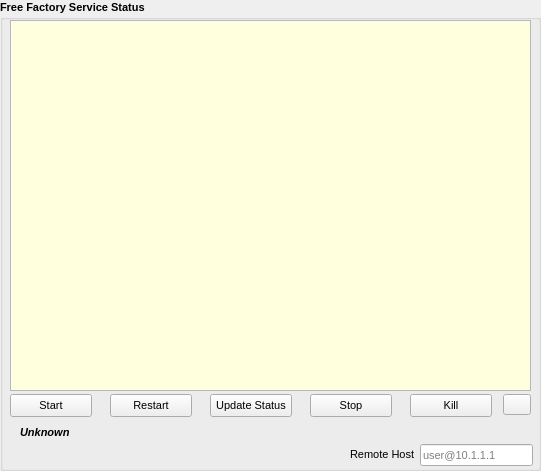
     <widget class="QGroupBox" name="groupBox_5">
      <property name="geometry">
       <rect>
        <x>530</x>
        <y>160</y>
        <width>541</width>
        <height>471</height>
       </rect>
      </property>
      <property name="font">
       <font>
        <pointsize>8</pointsize>
        <italic>false</italic>
        <bold>true</bold>
       </font>
      </property>
      <property name="title">
       <string>Free Factory Service Status</string>
      </property>
      <widget class="QListWidget" name="listNotifyServiceStatus">
       <property name="geometry">
        <rect>
         <x>10</x>
         <y>20</y>
         <width>521</width>
         <height>371</height>
        </rect>
       </property>
       <property name="palette">
        <palette>
         <active>
          <colorrole role="Base">
           <brush brushstyle="SolidPattern">
            <color alpha="255">
             <red>255</red>
             <green>255</green>
             <blue>221</blue>
            </color>
           </brush>
          </colorrole>
         </active>
         <inactive>
          <colorrole role="Base">
           <brush brushstyle="SolidPattern">
            <color alpha="255">
             <red>255</red>
             <green>255</green>
             <blue>221</blue>
            </color>
           </brush>
          </colorrole>
         </inactive>
         <disabled>
          <colorrole role="Base">
           <brush brushstyle="SolidPattern">
            <color alpha="255">
             <red>237</red>
             <green>236</green>
             <blue>235</blue>
            </color>
           </brush>
          </colorrole>
         </disabled>
        </palette>
       </property>
       <property name="font">
        <font>
         <pointsize>8</pointsize>
         <italic>false</italic>
         <bold>false</bold>
        </font>
       </property>
       <property name="toolTip">
        <string>Monitors the FreeFactory Notify Service</string>
       </property>
      </widget>
      <widget class="QPushButton" name="startNotifyServiceButton">
       <property name="geometry">
        <rect>
         <x>10</x>
         <y>394</y>
         <width>82</width>
         <height>23</height>
        </rect>
       </property>
       <property name="font">
        <font>
         <pointsize>8</pointsize>
         <italic>false</italic>
         <bold>false</bold>
        </font>
       </property>
       <property name="toolTip">
        <string>Starts the FreeFactory-Notify Service</string>
       </property>
       <property name="text">
        <string>Start</string>
       </property>
      </widget>
      <widget class="QPushButton" name="restartNotifyServiceButton">
       <property name="geometry">
        <rect>
         <x>110</x>
         <y>394</y>
         <width>82</width>
         <height>23</height>
        </rect>
       </property>
       <property name="font">
        <font>
         <pointsize>8</pointsize>
         <italic>false</italic>
         <bold>false</bold>
        </font>
       </property>
       <property name="toolTip">
        <string>Restarts the FreeFactory-Notify Service</string>
       </property>
       <property name="text">
        <string>Restart</string>
       </property>
      </widget>
      <widget class="QPushButton" name="stopNotifyServiceButton">
       <property name="geometry">
        <rect>
         <x>310</x>
         <y>394</y>
         <width>82</width>
         <height>23</height>
        </rect>
       </property>
       <property name="font">
        <font>
         <pointsize>8</pointsize>
         <italic>false</italic>
         <bold>false</bold>
        </font>
       </property>
       <property name="toolTip">
        <string>Stop Service</string>
       </property>
       <property name="text">
        <string>Stop</string>
       </property>
      </widget>
      <widget class="QPushButton" name="killNotifyServiceButton">
       <property name="geometry">
        <rect>
         <x>410</x>
         <y>394</y>
         <width>82</width>
         <height>23</height>
        </rect>
       </property>
       <property name="font">
        <font>
         <pointsize>8</pointsize>
         <italic>false</italic>
         <bold>false</bold>
        </font>
       </property>
       <property name="toolTip">
        <string>Kill Service</string>
       </property>
       <property name="text">
        <string>Kill</string>
       </property>
      </widget>
      <widget class="QPushButton" name="statusNotifyServiceButton">
       <property name="geometry">
        <rect>
         <x>210</x>
         <y>394</y>
         <width>82</width>
         <height>23</height>
        </rect>
       </property>
       <property name="font">
        <font>
         <pointsize>8</pointsize>
         <italic>false</italic>
         <bold>false</bold>
        </font>
       </property>
       <property name="toolTip">
        <string>Update Service Status</string>
       </property>
       <property name="text">
        <string>Update Status</string>
       </property>
      </widget>
      <widget class="QToolButton" name="clearNotifyStatusButton">
       <property name="geometry">
        <rect>
         <x>503</x>
         <y>394</y>
         <width>28</width>
         <height>21</height>
        </rect>
       </property>
       <property name="toolTip">
        <string>Clear the Status</string>
       </property>
       <property name="text">
        <string/>
       </property>
       <property name="icon">
        <iconset>
         <normaloff>../Pics/Broom.png</normaloff>../Pics/Broom.png</iconset>
       </property>
      </widget>
      <widget class="QLabel" name="labelNotifyServiceMode">
       <property name="geometry">
        <rect>
         <x>20</x>
         <y>424</y>
         <width>191</width>
         <height>16</height>
        </rect>
       </property>
       <property name="font">
        <font>
         <pointsize>8</pointsize>
         <italic>true</italic>
         <bold>true</bold>
        </font>
       </property>
       <property name="toolTip">
        <string>This shows the status of the FreeFactory-notify service.
If &quot;User, service is installed for user-level control.
If &quot;root&quot;, service is installed system-wide and requires sudo.
If &quot;Not Installed&quot;, you will need to run the setup-notifyservice.sh
script and follow the prompts.
Right-click to refresh service mode.</string>
       </property>
       <property name="text">
        <string>Unknown</string>
       </property>
      </widget>
      <widget class="QLineEdit" name="notifyRemoteHost">
       <property name="geometry">
        <rect>
         <x>420</x>
         <y>444</y>
         <width>113</width>
         <height>22</height>
        </rect>
       </property>
       <property name="font">
        <font>
         <pointsize>8</pointsize>
         <italic>false</italic>
         <bold>false</bold>
        </font>
       </property>
       <property name="placeholderText">
        <string>user@10.1.1.1</string>
       </property>
      </widget>
      <widget class="QLabel" name="l_notifyRemoteHost">
       <property name="geometry">
        <rect>
         <x>350</x>
         <y>446</y>
         <width>71</width>
         <height>17</height>
        </rect>
       </property>
       <property name="font">
        <font>
         <pointsize>8</pointsize>
         <italic>false</italic>
         <bold>false</bold>
        </font>
       </property>
       <property name="text">
        <string>Remote Host</string>
       </property>
      </widget>
     </widget>
